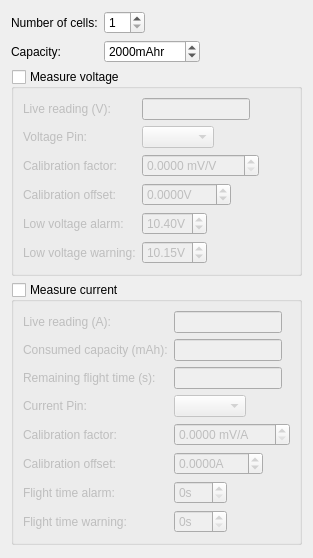
     <widget class="QWidget" name="tabBattery">
      <attribute name="title">
       <string>Battery</string>
      </attribute>
      <layout class="QVBoxLayout" name="verticalLayout_7">
       <item>
        <layout class="QFormLayout" name="formLayout_6">
         <property name="fieldGrowthPolicy">
          <enum>QFormLayout::ExpandingFieldsGrow</enum>
         </property>
         <item row="0" column="0">
          <widget class="QLabel" name="label_6">
           <property name="sizePolicy">
            <sizepolicy hsizetype="Minimum" vsizetype="Preferred">
             <horstretch>0</horstretch>
             <verstretch>0</verstretch>
            </sizepolicy>
           </property>
           <property name="text">
            <string>Number of cells:</string>
           </property>
          </widget>
         </item>
         <item row="0" column="1">
          <widget class="QSpinBox" name="sb_numBatteryCells">
           <property name="minimum">
            <number>1</number>
           </property>
          </widget>
         </item>
         <item row="1" column="0">
          <widget class="QLabel" name="label_2">
           <property name="text">
            <string>Capacity:</string>
           </property>
          </widget>
         </item>
         <item row="1" column="1">
          <widget class="QSpinBox" name="sb_batteryCapacity">
           <property name="suffix">
            <string>mAhr</string>
           </property>
           <property name="minimum">
            <number>1</number>
           </property>
           <property name="maximum">
            <number>1000000</number>
           </property>
           <property name="singleStep">
            <number>100</number>
           </property>
           <property name="value">
            <number>2000</number>
           </property>
          </widget>
         </item>
        </layout>
       </item>
       <item>
        <widget class="QGroupBox" name="gb_measureVoltage">
         <property name="title">
          <string>Measure voltage</string>
         </property>
         <property name="checkable">
          <bool>true</bool>
         </property>
         <property name="checked">
          <bool>false</bool>
         </property>
         <layout class="QFormLayout" name="formLayout">
          <property name="fieldGrowthPolicy">
           <enum>QFormLayout::FieldsStayAtSizeHint</enum>
          </property>
          <item row="0" column="0">
           <widget class="QLabel" name="label_14">
            <property name="text">
             <string>Live reading (V):</string>
            </property>
           </widget>
          </item>
          <item row="0" column="1">
           <widget class="QLineEdit" name="le_liveVoltageReading">
            <property name="readOnly">
             <bool>true</bool>
            </property>
           </widget>
          </item>
          <item row="2" column="0">
           <widget class="QLabel" name="label_13">
            <property name="text">
             <string>Calibration factor:</string>
            </property>
           </widget>
          </item>
          <item row="2" column="1">
           <widget class="QDoubleSpinBox" name="sb_voltageFactor">
            <property name="suffix">
             <string> mV/V</string>
            </property>
            <property name="decimals">
             <number>4</number>
            </property>
            <property name="maximum">
             <double>1000.000000000000000</double>
            </property>
            <property name="singleStep">
             <double>0.000010000000000</double>
            </property>
           </widget>
          </item>
          <item row="4" column="0">
           <widget class="QLabel" name="label_11">
            <property name="text">
             <string>Low voltage alarm:</string>
            </property>
           </widget>
          </item>
          <item row="4" column="1">
           <widget class="QDoubleSpinBox" name="sb_lowVoltageAlarm">
            <property name="suffix">
             <string>V</string>
            </property>
            <property name="singleStep">
             <double>0.100000000000000</double>
            </property>
            <property name="value">
             <double>10.400000000000000</double>
            </property>
           </widget>
          </item>
          <item row="5" column="0">
           <widget class="QLabel" name="label_12">
            <property name="text">
             <string>Low voltage warning:</string>
            </property>
           </widget>
          </item>
          <item row="5" column="1">
           <widget class="QDoubleSpinBox" name="sb_lowVoltageWarning">
            <property name="suffix">
             <string>V</string>
            </property>
            <property name="singleStep">
             <double>0.100000000000000</double>
            </property>
            <property name="value">
             <double>10.150000000000000</double>
            </property>
           </widget>
          </item>
          <item row="3" column="0">
           <widget class="QLabel" name="label_31">
            <property name="text">
             <string>Calibration offset:</string>
            </property>
           </widget>
          </item>
          <item row="3" column="1">
           <widget class="QDoubleSpinBox" name="sb_voltageOffSet">
            <property name="suffix">
             <string>V</string>
            </property>
            <property name="decimals">
             <number>4</number>
            </property>
            <property name="minimum">
             <double>-100.000000000000000</double>
            </property>
            <property name="maximum">
             <double>100.000000000000000</double>
            </property>
            <property name="singleStep">
             <double>0.100000000000000</double>
            </property>
           </widget>
          </item>
          <item row="1" column="0">
           <widget class="QLabel" name="label_23">
            <property name="text">
             <string>Voltage Pin:</string>
            </property>
           </widget>
          </item>
          <item row="1" column="1">
           <widget class="QComboBox" name="cbVoltagePin"/>
          </item>
         </layout>
        </widget>
       </item>
       <item>
        <widget class="QGroupBox" name="gb_measureCurrent">
         <property name="title">
          <string>Measure current</string>
         </property>
         <property name="checkable">
          <bool>true</bool>
         </property>
         <property name="checked">
          <bool>false</bool>
         </property>
         <layout class="QFormLayout" name="formLayout_2">
          <property name="fieldGrowthPolicy">
           <enum>QFormLayout::FieldsStayAtSizeHint</enum>
          </property>
          <item row="0" column="0">
           <widget class="QLabel" name="label_9">
            <property name="text">
             <string>Live reading (A):</string>
            </property>
           </widget>
          </item>
          <item row="5" column="0">
           <widget class="QLabel" name="label_8">
            <property name="text">
             <string>Calibration factor:</string>
            </property>
           </widget>
          </item>
          <item row="5" column="1">
           <widget class="QDoubleSpinBox" name="sb_currentFactor">
            <property name="suffix">
             <string> mV/A</string>
            </property>
            <property name="decimals">
             <number>4</number>
            </property>
            <property name="maximum">
             <double>1000.000000000000000</double>
            </property>
            <property name="singleStep">
             <double>0.000010000000000</double>
            </property>
           </widget>
          </item>
          <item row="0" column="1">
           <widget class="QLineEdit" name="le_liveCurrentReading">
            <property name="readOnly">
             <bool>true</bool>
            </property>
           </widget>
          </item>
          <item row="6" column="0">
           <widget class="QLabel" name="label_32">
            <property name="text">
             <string>Calibration offset:</string>
            </property>
           </widget>
          </item>
          <item row="6" column="1">
           <widget class="QDoubleSpinBox" name="sb_currentOffSet">
            <property name="suffix">
             <string>A</string>
            </property>
            <property name="decimals">
             <number>4</number>
            </property>
            <property name="minimum">
             <double>-200.000000000000000</double>
            </property>
            <property name="maximum">
             <double>200.000000000000000</double>
            </property>
            <property name="singleStep">
             <double>0.100000000000000</double>
            </property>
           </widget>
          </item>
          <item row="4" column="0">
           <widget class="QLabel" name="label_24">
            <property name="text">
             <string>Current Pin:</string>
            </property>
           </widget>
          </item>
          <item row="4" column="1">
           <widget class="QComboBox" name="cbCurrentPin"/>
          </item>
          <item row="7" column="0">
           <widget class="QLabel" name="label_33">
            <property name="text">
             <string>Flight time alarm:</string>
            </property>
           </widget>
          </item>
          <item row="8" column="0">
           <widget class="QLabel" name="label_35">
            <property name="text">
             <string>Flight time warning:</string>
            </property>
           </widget>
          </item>
          <item row="7" column="1">
           <widget class="QSpinBox" name="sb_flightTimeAlarm">
            <property name="toolTip">
             <string>&lt;html&gt;&lt;head/&gt;&lt;body&gt;&lt;p&gt;Raise an alarm when the remaining flight time (calculated based on battery capacity and current consumed) is below this threshold. Set to 0s to disable.&lt;/p&gt;&lt;/body&gt;&lt;/html&gt;</string>
            </property>
            <property name="suffix">
             <string>s</string>
            </property>
            <property name="maximum">
             <number>255</number>
            </property>
           </widget>
          </item>
          <item row="8" column="1">
           <widget class="QSpinBox" name="sb_flightTimeWarning">
            <property name="toolTip">
             <string>&lt;html&gt;&lt;head/&gt;&lt;body&gt;&lt;p&gt;Issue a warning when the remaining flight time (calculated based on battery capacity and current consumed) is below this threshold. Set to 0s to disable.&lt;/p&gt;&lt;/body&gt;&lt;/html&gt;</string>
            </property>
            <property name="suffix">
             <string>s</string>
            </property>
            <property name="maximum">
             <number>255</number>
            </property>
           </widget>
          </item>
          <item row="1" column="0">
           <widget class="QLabel" name="label_36">
            <property name="text">
             <string>Consumed capacity (mAh):</string>
            </property>
           </widget>
          </item>
          <item row="2" column="0">
           <widget class="QLabel" name="label_37">
            <property name="text">
             <string>Remaining flight time (s):</string>
            </property>
           </widget>
          </item>
          <item row="1" column="1">
           <widget class="QLineEdit" name="le_liveConsumedEnergy">
            <property name="readOnly">
             <bool>true</bool>
            </property>
           </widget>
          </item>
          <item row="2" column="1">
           <widget class="QLineEdit" name="le_liveEstimatedFlightTime">
            <property name="readOnly">
             <bool>true</bool>
            </property>
           </widget>
          </item>
         </layout>
        </widget>
       </item>
       <item>
        <spacer name="verticalSpacer_6">
         <property name="orientation">
          <enum>Qt::Vertical</enum>
         </property>
         <property name="sizeHint" stdset="0">
          <size>
           <width>20</width>
           <height>2</height>
          </size>
         </property>
        </spacer>
       </item>
      </layout>
     </widget>
